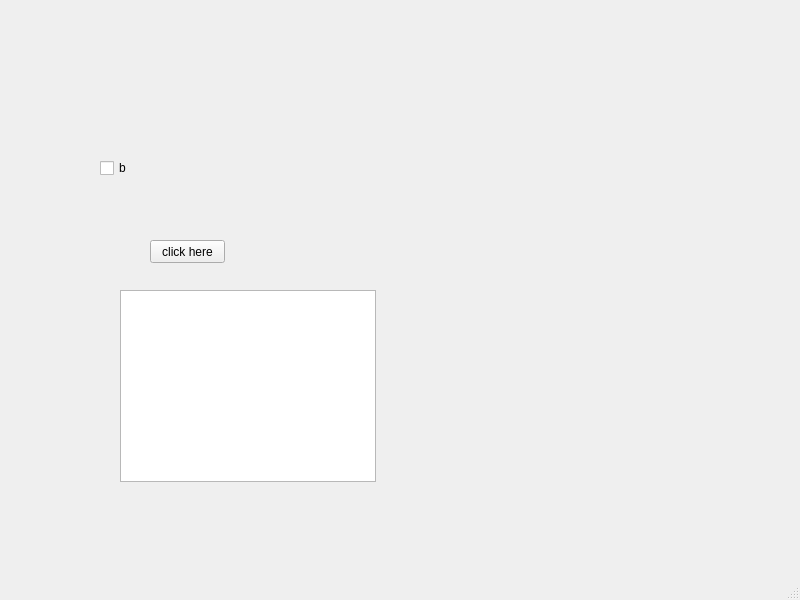
<?xml version="1.0" encoding="UTF-8"?>
<ui version="4.0">
 <class>MainWindow</class>
 <widget class="QMainWindow" name="MainWindow">
  <property name="geometry">
   <rect>
    <x>0</x>
    <y>0</y>
    <width>800</width>
    <height>600</height>
   </rect>
  </property>
  <property name="windowTitle">
   <string>MainWindow</string>
  </property>
  <widget class="QWidget" name="centralwidget">
   <widget class="QPushButton" name="pushButton">
    <property name="geometry">
     <rect>
      <x>150</x>
      <y>240</y>
      <width>75</width>
      <height>23</height>
     </rect>
    </property>
    <property name="text">
     <string>click here</string>
    </property>
   </widget>
   <widget class="QCheckBox" name="checkBox">
    <property name="geometry">
     <rect>
      <x>100</x>
      <y>160</y>
      <width>71</width>
      <height>16</height>
     </rect>
    </property>
    <property name="text">
     <string>b</string>
    </property>
   </widget>
   <widget class="QListView" name="mylist">
    <property name="geometry">
     <rect>
      <x>120</x>
      <y>290</y>
      <width>256</width>
      <height>192</height>
     </rect>
    </property>
   </widget>
  </widget>
  <widget class="QMenuBar" name="menubar">
   <property name="geometry">
    <rect>
     <x>0</x>
     <y>0</y>
     <width>800</width>
     <height>23</height>
    </rect>
   </property>
  </widget>
  <widget class="QStatusBar" name="statusbar"/>
 </widget>
 <resources/>
 <connections/>
</ui>
